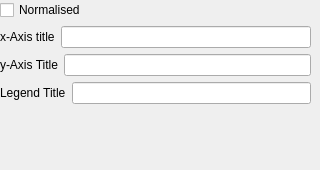
           <widget class="QWidget" name="genericPage">
            <widget class="QWidget" name="layoutWidget">
             <property name="geometry">
              <rect>
               <x>0</x>
               <y>0</y>
               <width>311</width>
               <height>161</height>
              </rect>
             </property>
             <layout class="QVBoxLayout" name="verticalLayout_2">
              <item>
               <widget class="QCheckBox" name="genericNormCheckBox">
                <property name="text">
                 <string>Normalised</string>
                </property>
                <property name="alias" stdset="0">
                 <string>normalise</string>
                </property>
               </widget>
              </item>
              <item>
               <layout class="QHBoxLayout" name="horizontalLayout">
                <item>
                 <widget class="QLabel" name="xtitleLabel">
                  <property name="text">
                   <string>x-Axis title</string>
                  </property>
                 </widget>
                </item>
                <item>
                 <widget class="QLineEdit" name="xTitleLineEdit">
                  <property name="alias" stdset="0">
                   <string>x_title</string>
                  </property>
                 </widget>
                </item>
               </layout>
              </item>
              <item>
               <layout class="QHBoxLayout" name="horizontalLayout_2">
                <item>
                 <widget class="QLabel" name="yTitleLabel">
                  <property name="text">
                   <string>y-Axis Title</string>
                  </property>
                 </widget>
                </item>
                <item>
                 <widget class="QLineEdit" name="yTitleLineEdit">
                  <property name="alias" stdset="0">
                   <string>y_title</string>
                  </property>
                 </widget>
                </item>
               </layout>
              </item>
              <item>
               <layout class="QHBoxLayout" name="horizontalLayout_5">
                <item>
                 <widget class="QLabel" name="lTitleLabel">
                  <property name="text">
                   <string>Legend Title</string>
                  </property>
                 </widget>
                </item>
                <item>
                 <widget class="QLineEdit" name="lTitleLineEdit">
                  <property name="alias" stdset="0">
                   <string>legend_title</string>
                  </property>
                 </widget>
                </item>
               </layout>
              </item>
              <item>
               <spacer name="verticalSpacer_2">
                <property name="orientation">
                 <enum>Qt::Vertical</enum>
                </property>
                <property name="sizeHint" stdset="0">
                 <size>
                  <width>20</width>
                  <height>50</height>
                 </size>
                </property>
               </spacer>
              </item>
             </layout>
            </widget>
           </widget>
